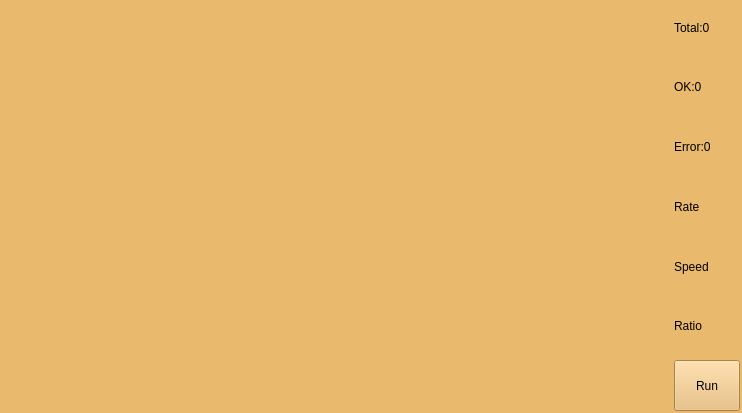
<?xml version="1.0" encoding="UTF-8"?>
<ui version="4.0">
 <class>CameraDeviceForm</class>
 <widget class="QWidget" name="CameraDeviceForm">
  <property name="geometry">
   <rect>
    <x>0</x>
    <y>0</y>
    <width>742</width>
    <height>413</height>
   </rect>
  </property>
  <property name="sizePolicy">
   <sizepolicy hsizetype="Minimum" vsizetype="Minimum">
    <horstretch>0</horstretch>
    <verstretch>0</verstretch>
   </sizepolicy>
  </property>
  <property name="minimumSize">
   <size>
    <width>350</width>
    <height>280</height>
   </size>
  </property>
  <property name="windowTitle">
   <string>Form</string>
  </property>
  <property name="styleSheet">
   <string notr="true">background-color: rgb(233, 185, 110);
selection-color: rgb(114, 159, 207);
</string>
  </property>
  <layout class="QHBoxLayout" name="horizontalLayout_2">
   <property name="leftMargin">
    <number>2</number>
   </property>
   <property name="topMargin">
    <number>2</number>
   </property>
   <property name="rightMargin">
    <number>2</number>
   </property>
   <property name="bottomMargin">
    <number>2</number>
   </property>
   <item>
    <layout class="QHBoxLayout" name="horizontalLayout" stretch="10,1">
     <property name="spacing">
      <number>9</number>
     </property>
     <property name="sizeConstraint">
      <enum>QLayout::SetDefaultConstraint</enum>
     </property>
     <item>
      <widget class="QLabel" name="Image">
       <property name="sizePolicy">
        <sizepolicy hsizetype="Preferred" vsizetype="Preferred">
         <horstretch>0</horstretch>
         <verstretch>0</verstretch>
        </sizepolicy>
       </property>
       <property name="text">
        <string/>
       </property>
       <property name="pixmap">
        <pixmap resource="res.qrc">:/res/no-image.jpg</pixmap>
       </property>
       <property name="scaledContents">
        <bool>true</bool>
       </property>
      </widget>
     </item>
     <item>
      <layout class="QVBoxLayout" name="verticalLayout">
       <item>
        <widget class="QLabel" name="Total_Count">
         <property name="sizePolicy">
          <sizepolicy hsizetype="Preferred" vsizetype="Preferred">
           <horstretch>0</horstretch>
           <verstretch>0</verstretch>
          </sizepolicy>
         </property>
         <property name="minimumSize">
          <size>
           <width>0</width>
           <height>0</height>
          </size>
         </property>
         <property name="maximumSize">
          <size>
           <width>16777215</width>
           <height>16777215</height>
          </size>
         </property>
         <property name="text">
          <string>Total:0</string>
         </property>
        </widget>
       </item>
       <item>
        <widget class="QLabel" name="OK_Count">
         <property name="maximumSize">
          <size>
           <width>16777215</width>
           <height>16777215</height>
          </size>
         </property>
         <property name="text">
          <string>OK:0</string>
         </property>
        </widget>
       </item>
       <item>
        <widget class="QLabel" name="NG_Count">
         <property name="maximumSize">
          <size>
           <width>16777215</width>
           <height>16777215</height>
          </size>
         </property>
         <property name="text">
          <string>Error:0</string>
         </property>
        </widget>
       </item>
       <item>
        <widget class="QLabel" name="ui_rate">
         <property name="text">
          <string>Rate</string>
         </property>
        </widget>
       </item>
       <item>
        <widget class="QLabel" name="ui_Speed">
         <property name="text">
          <string>Speed</string>
         </property>
        </widget>
       </item>
       <item>
        <widget class="QLabel" name="ui_ratio">
         <property name="text">
          <string>Ratio</string>
         </property>
        </widget>
       </item>
       <item>
        <widget class="QToolButton" name="Run_Button">
         <property name="sizePolicy">
          <sizepolicy hsizetype="Preferred" vsizetype="Preferred">
           <horstretch>0</horstretch>
           <verstretch>0</verstretch>
          </sizepolicy>
         </property>
         <property name="whatsThis">
          <string>&lt;html&gt;&lt;head/&gt;&lt;body&gt;&lt;p&gt;Runshi asdfasd&lt;/p&gt;&lt;/body&gt;&lt;/html&gt;</string>
         </property>
         <property name="text">
          <string>Run</string>
         </property>
         <property name="icon">
          <iconset resource="res.qrc">
           <normaloff>:/res/Start_green_64px.net.ico</normaloff>
           <normalon>:/res/Stop_red_64px.ico</normalon>:/res/Start_green_64px.net.ico</iconset>
         </property>
         <property name="iconSize">
          <size>
           <width>64</width>
           <height>64</height>
          </size>
         </property>
         <property name="checkable">
          <bool>true</bool>
         </property>
         <property name="autoRaise">
          <bool>false</bool>
         </property>
        </widget>
       </item>
      </layout>
     </item>
    </layout>
   </item>
  </layout>
 </widget>
 <resources>
  <include location="res.qrc"/>
 </resources>
 <connections/>
</ui>
